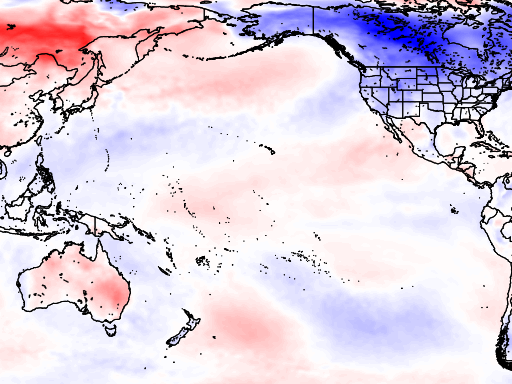
#> input picture ENSO_composite/src/web/images/M2NEUT.png, 512 x 384 px
$ python luminosity.py ../../../../ENSO_composite/src/web/images/M2NEUT.png ../../../../ENSO_composite/src/web/images/M2NINA.png
#> lines starting #> are read from the running program, lines starting #| are printed output that depends on the picture
#! /usr/bin/env python

import sys
import os
from PIL import Image, ImageOps

Image.MAX_IMAGE_PIXELS = None

iname = sys.argv[1]
oname = sys.argv[2]

immap = Image.open(iname).convert("L")
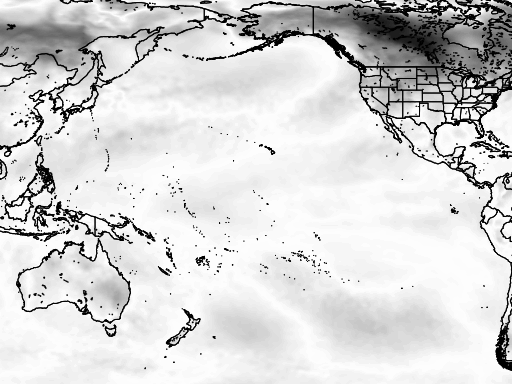
#> immap: PIL image 512x384 L; min 0, max 253, mean 212.9

# Change luminosity of image except where very dark.

in_data  = immap.getdata()
out_data = []
for i in range(0, len(in_data)):

    L = in_data[i]
 #  if L <= 5:
    if L <= 8:
        out_data.append(0)
    else:
        out_data.append(min(L+75,255))
#> this loop made 196608 passes
#> L on passes 1 to 3: 250, 250, 253
#> after the loop, out_data = 196608 items

immap.putdata(out_data)
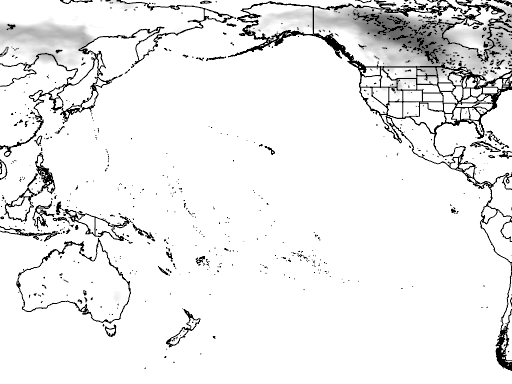
#> immap: PIL image 512x384 L; min 0, max 255, mean 235.9

print(immap.size)
#| (512, 384)
im_final = Image.new('RGB', immap.size, color='black')
#> im_final: PIL image 512x384 RGB; every value is 0
im_final.paste(immap, (0, 0), immap)
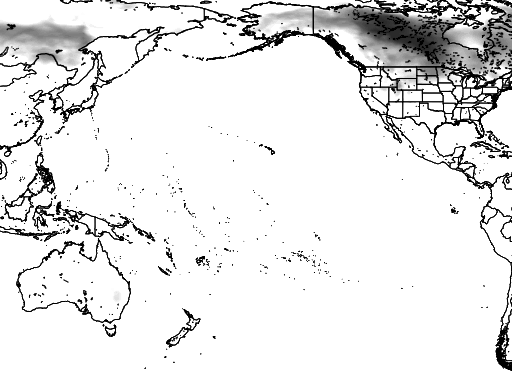
#> im_final: PIL image 512x384 RGB; min 0, max 255, mean 230.6
im_final.save(oname, format='png')

$ run again, on ENSO_composite/src/web/images/M2NINO.png
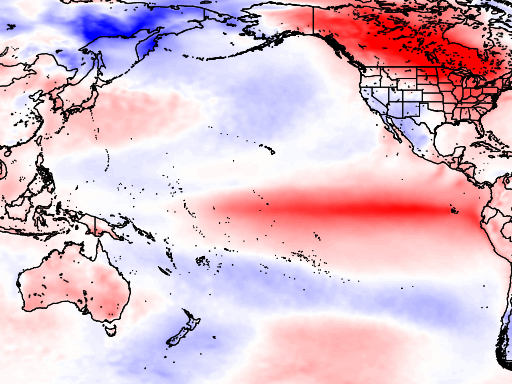
#> input picture ENSO_composite/src/web/images/M2NINO.png, 512 x 384 px
#> `immap = Image.open(iname).convert("L")`:
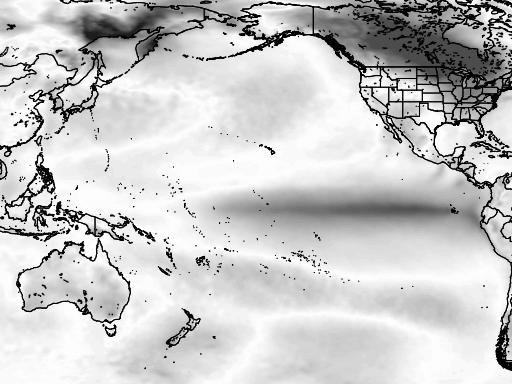
#> immap: PIL image 512x384 L; min 0, max 253, mean 200.4
#> the loop `for i in range(0, len(in_data)): ` made 196608 passes
#> L on passes 1 to 3: 220, 220, 220
#> after the loop `for i in range(0, len(in_data)):`: out_data = 196608 items
#| (512, 384)
#> `im_final.paste(immap, (0, 0), immap)`:
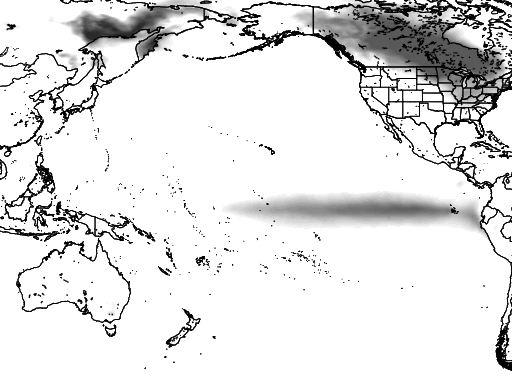
#> im_final: PIL image 512x384 RGB; min 0, max 255, mean 226.3
